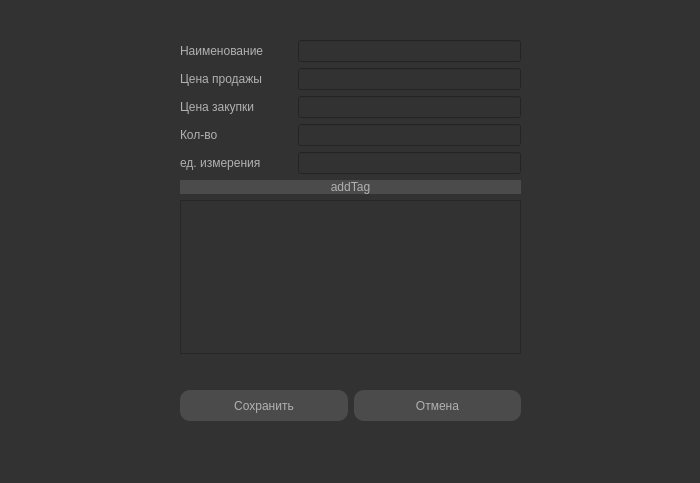
<?xml version="1.0" encoding="UTF-8"?>
<ui version="4.0">
 <class>ChangeWindow</class>
 <widget class="QMainWindow" name="ChangeWindow">
  <property name="geometry">
   <rect>
    <x>0</x>
    <y>0</y>
    <width>700</width>
    <height>483</height>
   </rect>
  </property>
  <property name="windowTitle">
   <string>Изменение</string>
  </property>
  <property name="styleSheet">
   <string notr="true">font: 12pt &quot;Times New Roman&quot;;
background-color: rgb(50, 50, 50);
color: #b1b1b1;</string>
  </property>
  <widget class="QWidget" name="centralwidget">
   <layout class="QHBoxLayout" name="horizontalLayout_8" stretch="1,2,1">
    <item>
     <spacer name="horizontalSpacer">
      <property name="orientation">
       <enum>Qt::Horizontal</enum>
      </property>
      <property name="sizeHint" stdset="0">
       <size>
        <width>190</width>
        <height>20</height>
       </size>
      </property>
     </spacer>
    </item>
    <item>
     <layout class="QVBoxLayout" name="verticalLayout_2" stretch="1,5,1,5,1,1,1">
      <item>
       <spacer name="verticalSpacer_2">
        <property name="orientation">
         <enum>Qt::Vertical</enum>
        </property>
        <property name="sizeHint" stdset="0">
         <size>
          <width>20</width>
          <height>40</height>
         </size>
        </property>
       </spacer>
      </item>
      <item>
       <layout class="QVBoxLayout" name="verticalLayout" stretch="1,1,1,1,1">
        <item>
         <layout class="QHBoxLayout" name="horizontalLayout_7" stretch="1,2">
          <item>
           <widget class="QLabel" name="label">
            <property name="text">
             <string>Наименование</string>
            </property>
           </widget>
          </item>
          <item>
           <widget class="QLineEdit" name="itemName"/>
          </item>
         </layout>
        </item>
        <item>
         <layout class="QHBoxLayout" name="horizontalLayout_6" stretch="1,2">
          <item>
           <widget class="QLabel" name="label_3">
            <property name="text">
             <string>Цена продажы</string>
            </property>
           </widget>
          </item>
          <item>
           <widget class="QLineEdit" name="price">
            <property name="text">
             <string/>
            </property>
           </widget>
          </item>
         </layout>
        </item>
        <item>
         <layout class="QHBoxLayout" name="horizontalLayout_5" stretch="1,2">
          <item>
           <widget class="QLabel" name="label_4">
            <property name="text">
             <string>Цена закупки</string>
            </property>
           </widget>
          </item>
          <item>
           <widget class="QLineEdit" name="originalPrice">
            <property name="text">
             <string/>
            </property>
           </widget>
          </item>
         </layout>
        </item>
        <item>
         <layout class="QHBoxLayout" name="horizontalLayout_3" stretch="1,2">
          <item>
           <widget class="QLabel" name="label_6">
            <property name="text">
             <string>Кол-во</string>
            </property>
           </widget>
          </item>
          <item>
           <widget class="QLineEdit" name="count">
            <property name="text">
             <string/>
            </property>
           </widget>
          </item>
         </layout>
        </item>
        <item>
         <layout class="QHBoxLayout" name="horizontalLayout_2" stretch="1,2">
          <item>
           <widget class="QLabel" name="label_7">
            <property name="text">
             <string>ед. измерения</string>
            </property>
           </widget>
          </item>
          <item>
           <widget class="QLineEdit" name="type">
            <property name="text">
             <string/>
            </property>
           </widget>
          </item>
         </layout>
        </item>
       </layout>
      </item>
      <item>
       <widget class="QPushButton" name="btnAddTags">
        <property name="styleSheet">
         <string notr="true">QPushButton{
	background-color: rgb(75, 75, 75);
	border-radius: 10px;
}
QPushButton:hover {
     background-color: rgb(80,80, 80);
}
QPushButton:pressed {
    background-color: rgb(120,120,120);
}</string>
        </property>
        <property name="text">
         <string>addTag</string>
        </property>
       </widget>
      </item>
      <item>
       <widget class="QTableWidget" name="tagsTable"/>
      </item>
      <item>
       <spacer name="verticalSpacer">
        <property name="orientation">
         <enum>Qt::Vertical</enum>
        </property>
        <property name="sizeHint" stdset="0">
         <size>
          <width>20</width>
          <height>40</height>
         </size>
        </property>
       </spacer>
      </item>
      <item>
       <layout class="QHBoxLayout" name="horizontalLayout" stretch="1,1">
        <property name="sizeConstraint">
         <enum>QLayout::SetMaximumSize</enum>
        </property>
        <item>
         <widget class="QPushButton" name="btnAdd">
          <property name="sizePolicy">
           <sizepolicy hsizetype="Minimum" vsizetype="Minimum">
            <horstretch>0</horstretch>
            <verstretch>0</verstretch>
           </sizepolicy>
          </property>
          <property name="maximumSize">
           <size>
            <width>16777215</width>
            <height>40</height>
           </size>
          </property>
          <property name="styleSheet">
           <string notr="true">QPushButton{
	background-color: rgb(75, 75, 75);
	border-radius: 10px;
}
QPushButton:hover {
     background-color: rgb(80,80, 80);
}
QPushButton:pressed {
    background-color: rgb(120,120,120);
}
</string>
          </property>
          <property name="text">
           <string>Сохранить</string>
          </property>
         </widget>
        </item>
        <item>
         <widget class="QPushButton" name="btnCancel">
          <property name="sizePolicy">
           <sizepolicy hsizetype="Minimum" vsizetype="Minimum">
            <horstretch>0</horstretch>
            <verstretch>0</verstretch>
           </sizepolicy>
          </property>
          <property name="maximumSize">
           <size>
            <width>16777215</width>
            <height>40</height>
           </size>
          </property>
          <property name="styleSheet">
           <string notr="true">QPushButton{
	background-color: rgb(75, 75, 75);
	border-radius: 10px;
}
QPushButton:hover {
     background-color: rgb(80,80, 80);
}
QPushButton:pressed {
    background-color: rgb(120,120,120);
}
</string>
          </property>
          <property name="text">
           <string>Отмена</string>
          </property>
         </widget>
        </item>
       </layout>
      </item>
      <item>
       <spacer name="verticalSpacer_3">
        <property name="orientation">
         <enum>Qt::Vertical</enum>
        </property>
        <property name="sizeHint" stdset="0">
         <size>
          <width>20</width>
          <height>40</height>
         </size>
        </property>
       </spacer>
      </item>
     </layout>
    </item>
    <item>
     <spacer name="horizontalSpacer_2">
      <property name="orientation">
       <enum>Qt::Horizontal</enum>
      </property>
      <property name="sizeHint" stdset="0">
       <size>
        <width>40</width>
        <height>20</height>
       </size>
      </property>
     </spacer>
    </item>
   </layout>
  </widget>
  <widget class="QStatusBar" name="statusbar"/>
 </widget>
 <resources/>
 <connections/>
</ui>
